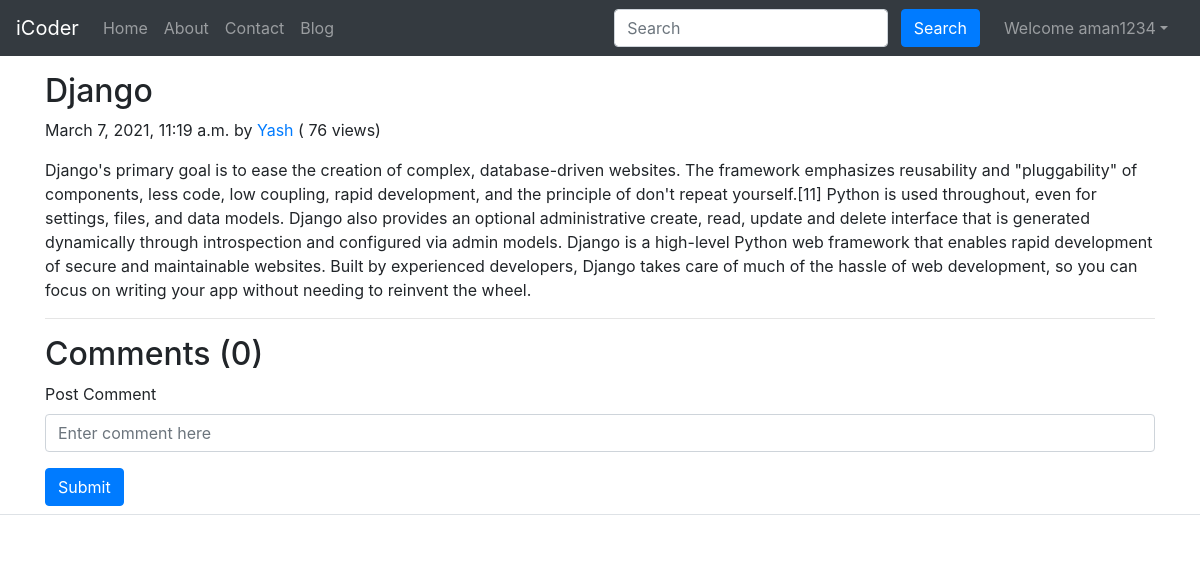
The page /blog/first (signed in) on the database its author committed.
### blog/models.py (models this page shows, shortened)
class Post(models.Model):
    sno = models.AutoField(primary_key=True)
    title = models.CharField(max_length=255)
    author = models.CharField(max_length=14)
    slug = models.CharField(max_length=130)
    views = models.IntegerField(default=0)
    timeStamp = models.DateTimeField(blank=True)
    content = models.TextField()

### blog/views.py (the view)
# urls.py: path('<str:slug>', views.blogPost, name="blogPost"),
def blogPost(request, slug):
    post = Post.objects.filter(slug=slug).first()
    post.views = post.views + 1
    post.save()
    comments = BlogComment.objects.filter(post=post, parent=None)
    replies = BlogComment.objects.filter(post=post).exclude(parent=None)
    replyDict = {}
    for reply in replies:
        if reply.parent.sno not in replyDict.keys():
            replyDict[reply.parent.sno] = [reply]
        else:
            replyDict[reply.parent.sno].append(reply)
    context = {'post': post, 'comments': comments, 'user': request.user, 'replyDict': replyDict}
    return render(request, "blog/blogPost.html", context)

### templates/blog/blogPost.html (shortened to what this page needs)
{% extends 'base.html' %}
{% block body %}
{% load humanize %}
{% load extras %}
<div class="container my-3">
    <h2 class="blog-post-title">{{post.title}}</h2>
    <p class="blog-post-meta">{{post.timeStamp}} by <a href="/about">{{post.author}}</a> (<span > {{post.views|safe}} views</span>)</p>
    <p>{{post.content|safe}}</p>
    <hr>
</div>
<div class="container">
    <h2> Comments ({{comments.count}}) </h2>
    <div class="my-2">
        {% if user.is_authenticated %}
        <form action="/blog/postComment" method="post">
            <div class="form-group">
                <label for="exampleInputEmail1">Post Comment </label>
                <input type="text" class="form-control" name="comment" placeholder="Enter comment here">
            </div>
            <button type="submit" class="btn btn-primary">Submit</button>
        </form>
        {% else %}
        Please login to post a comment
        {% endif %}
    </div>
</div>
{% endblock %}

### templates/base.html (shortened to what this page needs)
<!doctype html>
<html lang="en">
  <head>
    <link rel="stylesheet" href="https://stackpath.bootstrapcdn.com/bootstrap/4.5.2/css/bootstrap.min.css">
  </head>
  <body>
    <nav class="navbar navbar-expand-lg navbar-dark bg-dark">
        <a class="navbar-brand" href="/">iCoder</a>
        <div class="collapse navbar-collapse" id="navbarSupportedContent">
          <ul class="navbar-nav mr-auto">
            <li class="nav-item {% block homeactive %}  {% endblock homeactive %}">
              <a class="nav-link" href="/">Home <span class="sr-only">(current)</span></a>
            </li>
            <li class="nav-item {% block aboutactive %}  {% endblock aboutactive %}" >
              <a class="nav-link" href="/about">About</a>
            </li>
            <li class="nav-item {% block contactactive %}  {% endblock contactactive %} ">
              <a class="nav-link" href="/contact">Contact</a>
            </li>
            <li class="nav-item {% block blogactive %}  {% endblock blogactive %} ">
              <a class="nav-link" href="/blog">Blog</a>
            </li>
          </ul>
          <div class="ml-auto form-inline ">
          <form method="get" action="/search"class="my-2 my-lg-0 mx-3">
            <input class="form-control mr-sm-2" type="search" placeholder="Search" aria-label="Search" name="query" id="query">
            <button class="btn btn-primary my-2 my-sm-0 " type="submit">Search</button>
          </form>
{% if user.is_authenticated %}
<ul class="navbar-nav mr-2">
<li class="nav-item dropdown">
<a class="nav-link dropdown-toggle" href='#' id="navbarDropdown" role="button" data-toggle="dropdown"> Welcome {{request.user}}</a>
      </li>
      </ul>
      </div>
{% endif %}
        </div>
      </nav>
      {% block body %}  {% endblock body %}
       <div class="modal-footer">
      </div>
  </body>
</html>

### rows shown on the page
Post: title "Django", timeStamp "March 7, 2021, 11:19 a.m.", author "Yash", views "76", content "Django's primary goal is to ease the creation of complex, database-driven websites. The framework emphasizes reusability and \"pluggability\" of components, less code, low coupling, rapid development, and the principle of don't repeat yourself.[11] Python is used throughout, even for settings, files, and data models. Django also provides an optional administrative create, read, update and delete interface that is generated dynamically through introspection and configured via admin models. Django is a high-level Python web framework that enables rapid development of secure and maintainable websites. Built by experienced developers, Django takes care of much of the hassle of web development, so…"

### other values the page prints
{{ request.user }} "aman1234"
{{ comments.count }} "0"
